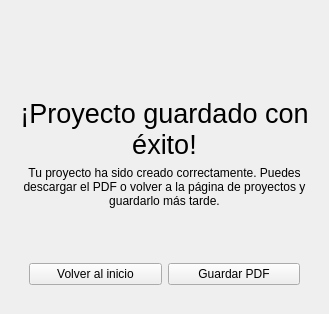
<?xml version="1.0" encoding="UTF-8"?>
<ui version="4.0">
 <class>Form</class>
 <widget class="QWidget" name="Form">
  <property name="sizePolicy">
   <sizepolicy hsizetype="Expanding" vsizetype="Expanding">
    <horstretch>0</horstretch>
    <verstretch>0</verstretch>
   </sizepolicy>
  </property>
  <property name="windowTitle">
   <string>Éxito</string>
  </property>
  <layout class="QHBoxLayout" name="horizontalLayout_3">
   <item>
    <widget class="QFrame" name="frContent">
     <property name="maximumSize">
      <size>
       <width>600</width>
       <height>600</height>
      </size>
     </property>
     <property name="frameShape">
      <enum>QFrame::Shape::NoFrame</enum>
     </property>
     <property name="frameShadow">
      <enum>QFrame::Shadow::Raised</enum>
     </property>
     <layout class="QVBoxLayout" name="verticalLayout_2">
      <item>
       <spacer name="verticalSpacer_2">
        <property name="orientation">
         <enum>Qt::Orientation::Vertical</enum>
        </property>
        <property name="sizeHint" stdset="0">
         <size>
          <width>20</width>
          <height>40</height>
         </size>
        </property>
       </spacer>
      </item>
      <item>
       <widget class="QFrame" name="frImage">
        <property name="frameShape">
         <enum>QFrame::Shape::NoFrame</enum>
        </property>
        <property name="frameShadow">
         <enum>QFrame::Shadow::Raised</enum>
        </property>
        <layout class="QHBoxLayout" name="horizontalLayout_2">
         <item>
          <widget class="QLabel" name="lblImage">
           <property name="maximumSize">
            <size>
             <width>410</width>
             <height>300</height>
            </size>
           </property>
           <property name="frameShape">
            <enum>QFrame::Shape::NoFrame</enum>
           </property>
           <property name="text">
            <string/>
           </property>
           <property name="pixmap">
            <pixmap resource="../../resources.qrc">:/images/views/assets/undraw--success.svg</pixmap>
           </property>
           <property name="scaledContents">
            <bool>true</bool>
           </property>
           <property name="alignment">
            <set>Qt::AlignmentFlag::AlignCenter</set>
           </property>
           <property name="margin">
            <number>20</number>
           </property>
          </widget>
         </item>
        </layout>
       </widget>
      </item>
      <item>
       <widget class="QLabel" name="label">
        <property name="font">
         <font>
          <pointsize>20</pointsize>
         </font>
        </property>
        <property name="text">
         <string>¡Proyecto guardado con éxito!</string>
        </property>
        <property name="alignment">
         <set>Qt::AlignmentFlag::AlignCenter</set>
        </property>
        <property name="wordWrap">
         <bool>true</bool>
        </property>
       </widget>
      </item>
      <item>
       <widget class="QLabel" name="label_2">
        <property name="text">
         <string>Tu proyecto ha sido creado correctamente. Puedes descargar el PDF o volver a la página de proyectos y guardarlo más tarde.</string>
        </property>
        <property name="alignment">
         <set>Qt::AlignmentFlag::AlignCenter</set>
        </property>
        <property name="wordWrap">
         <bool>true</bool>
        </property>
       </widget>
      </item>
      <item>
       <spacer name="verticalSpacer">
        <property name="orientation">
         <enum>Qt::Orientation::Vertical</enum>
        </property>
        <property name="sizeHint" stdset="0">
         <size>
          <width>20</width>
          <height>40</height>
         </size>
        </property>
       </spacer>
      </item>
      <item>
       <widget class="QFrame" name="frOptions">
        <property name="sizePolicy">
         <sizepolicy hsizetype="Preferred" vsizetype="Fixed">
          <horstretch>0</horstretch>
          <verstretch>0</verstretch>
         </sizepolicy>
        </property>
        <property name="frameShape">
         <enum>QFrame::Shape::NoFrame</enum>
        </property>
        <property name="frameShadow">
         <enum>QFrame::Shadow::Raised</enum>
        </property>
        <layout class="QHBoxLayout" name="horizontalLayout">
         <item>
          <widget class="QPushButton" name="btnHome">
           <property name="sizePolicy">
            <sizepolicy hsizetype="Minimum" vsizetype="Fixed">
             <horstretch>0</horstretch>
             <verstretch>0</verstretch>
            </sizepolicy>
           </property>
           <property name="text">
            <string>Volver al inicio</string>
           </property>
           <property name="icon">
            <iconset resource="../../resources.qrc">
             <normaloff>:/icons/views/assets/eva--home-outline.svg</normaloff>:/icons/views/assets/eva--home-outline.svg</iconset>
           </property>
          </widget>
         </item>
         <item>
          <widget class="QPushButton" name="btnSavePDF">
           <property name="text">
            <string>Guardar PDF</string>
           </property>
           <property name="icon">
            <iconset resource="../../resources.qrc">
             <normaloff>:/icons/views/assets/eva--save-outline.svg</normaloff>:/icons/views/assets/eva--save-outline.svg</iconset>
           </property>
          </widget>
         </item>
        </layout>
       </widget>
      </item>
     </layout>
    </widget>
   </item>
  </layout>
 </widget>
 <resources>
  <include location="../../resources.qrc"/>
 </resources>
 <connections/>
</ui>
